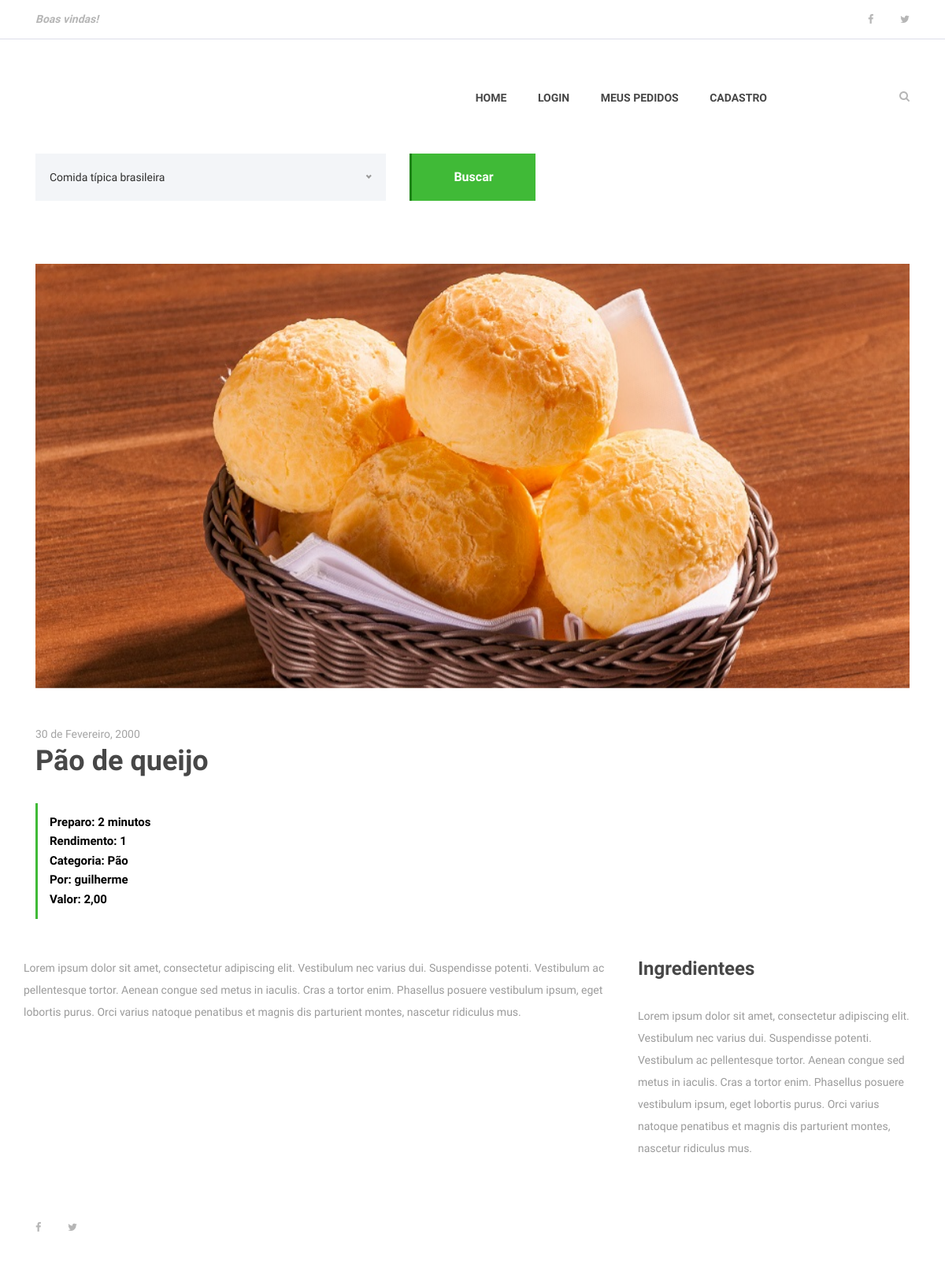
/2, run on the app's committed database.
### receitas/models.py (models this page shows, shortened)
class Receita(models.Model):
    nome_receita = models.CharField(max_length=255)
    ingredientes = models.TextField()
    modo_de_preparo = models.TextField()
    tempo_preparo = models.IntegerField()
    rendimento = models.CharField(max_length=100)
    categoria = models.CharField(max_length=100)
    data_receita = models.DateTimeField(default=datetime.now, blank=True)
    publicada = models.BooleanField(default=False)
    foto_receita = models.ImageField(
        upload_to='fotos/%d/%m/%Y', blank='True')
    preco = models.DecimalField(max_digits=4, decimal_places=2)
    pessoa = models.ForeignKey(User, on_delete=models.CASCADE)

### receitas/views.py (the view)
# urls.py: path('<int:receita_id>', views.receita, name='receita'),
def receita(request, receita_id):
    receita = get_object_or_404(Receita, pk=receita_id)
    receita_a_exibir = {
        'receita': receita
    }
    return render(request, 'receita.html', receita_a_exibir)

### templates/receita.html (shortened to what this page needs)
{% extends 'base.html' %}
{% load static %}
{% block content %}
    {% include 'partials/menu.html' %}
        <div class="receipe-post-search mb-80">
            <div class="container">
                <form action="#" method="post">
                    <div class="row">
                        <div class="col-12 col-lg-5">
                        </div>
                        <div class="col-12 col-lg-2 text-right">
                            <button type="submit" class="btn delicious-btn">Buscar</button>
                        </div>
                    </div>
                </form>
            </div>
        </div>
        <div class="container">
            <div class="row">
                <div class="col-12">
                    <div class="receipe-slider owl-carousel">
                        {% if receita.foto_receita == ''%}
                            <img src="{% static 'img/bg-img/tomate_banner.jpg' %}">
                        {% else %}
                            <img src="{{ receita.foto_receita.url }}" alt="">
                        {% endif %}
                    </div>
                </div>
            </div>
        </div>
        <div class="receipe-content-area">
            <div class="container">
                <div class="row">
                    <div class="col-12 col-md-8">
                        <div class="receipe-headline my-5">
                            <span>30 de Fevereiro, 2000</span>
                            <h2>{{ receita.nome_receita }}</h2>
                            <div class="receipe-duration">
                                <h6>Preparo: {{receita.tempo_preparo}} minutos</h6>
                                <h6>Rendimento: {{ receita.rendimento }} </h6>
                                <h6>Categoria: {{receita.categoria}}</h6>
                                <h6>Por: {{receita.pessoa}}</h6>
                                <h6>Valor: {{receita.preco}}</h6>
                            </div>
                        </div>
                    </div>
                <div class="row">
                    <div class="col-12 col-lg-8">
                        <div class="single-preparation-step d-flex">
                            <p>Lorem ipsum dolor sit amet, consectetur adipiscing elit. Vestibulum nec varius dui. Suspendisse potenti. Vestibulum ac pellentesque tortor. Aenean congue sed metus in iaculis. Cras a tortor enim. Phasellus posuere vestibulum ipsum, eget lobortis purus. Orci varius natoque penatibus et magnis dis parturient montes, nascetur ridiculus mus. </p>
                        </div>
                    </div>
                    <div class="col-12 col-lg-4">
                        <div class="ingredients">
                            <h4>Ingredientees</h4>
                            <div class="ingredients">
                                <p>Lorem ipsum dolor sit amet, consectetur adipiscing elit. Vestibulum nec varius dui. Suspendisse potenti. Vestibulum ac pellentesque tortor. Aenean congue sed metus in iaculis. Cras a tortor enim. Phasellus posuere vestibulum ipsum, eget lobortis purus. Orci varius natoque penatibus et magnis dis parturient montes, nascetur ridiculus mus. </p>
                            </div>
                        </div>
                    </div>
                </div>
    {% include 'partials/footer.html'%}
{% endblock %}

### blog_receitas/static/site.css (style rules this page uses)
* { margin: 0; padding: 0; }
body { font-family: "Open Sans", sans-serif; font-size: 14px; }
h1, h2, h3, h4, h5, h6 { color: #000000; line-height: 1.3; font-weight: 600; }
p { color: #9b9b9b; font-size: 14px; line-height: 2; font-weight: 400; }
img { height: auto; max-width: 100%; }
.mb-80 { margin-bottom: 80px !important; }
.delicious-btn { display: inline-block; min-width: 160px; height: 60px; color: #ffffff; border: none; border-left: 3px solid #1c8314; border-radius: 0; padding: 0 30px; font-size: 16px; line-height: 58px; font-weight: 600; -webkit-transition-duration: 500ms; transition-duration: 500ms; text-transform: capitalize; background-color: #40ba37; }
.receipe-post-search { position: relative; z-index: 20; }
.receipe-slider { position: relative; z-index: 1; }
.receipe-headline span { font-size: 14px; display: block; color: #a4a4a4; margin-bottom: 0; }
.receipe-headline h2 { font-size: 36px; color: #474747; margin-bottom: 30px; }
.receipe-headline .receipe-duration { border-left: 3px solid #40ba37; padding: 15px; }
.receipe-headline .receipe-duration h6 { font-size: 15px; margin-bottom: 5px; }
.receipe-headline .receipe-duration h6:last-child { margin-bottom: 0; }
.single-preparation-step { position: relative; z-index: 1; margin-bottom: 50px; }
.ingredients h4 { color: #474747; margin-bottom: 30px; }

### data on the page
Receita: foto_receita (picture), nome_receita "Pão de queijo", tempo_preparo "2", rendimento "1", categoria "Pão", pessoa "guilherme", preco "2,00"
